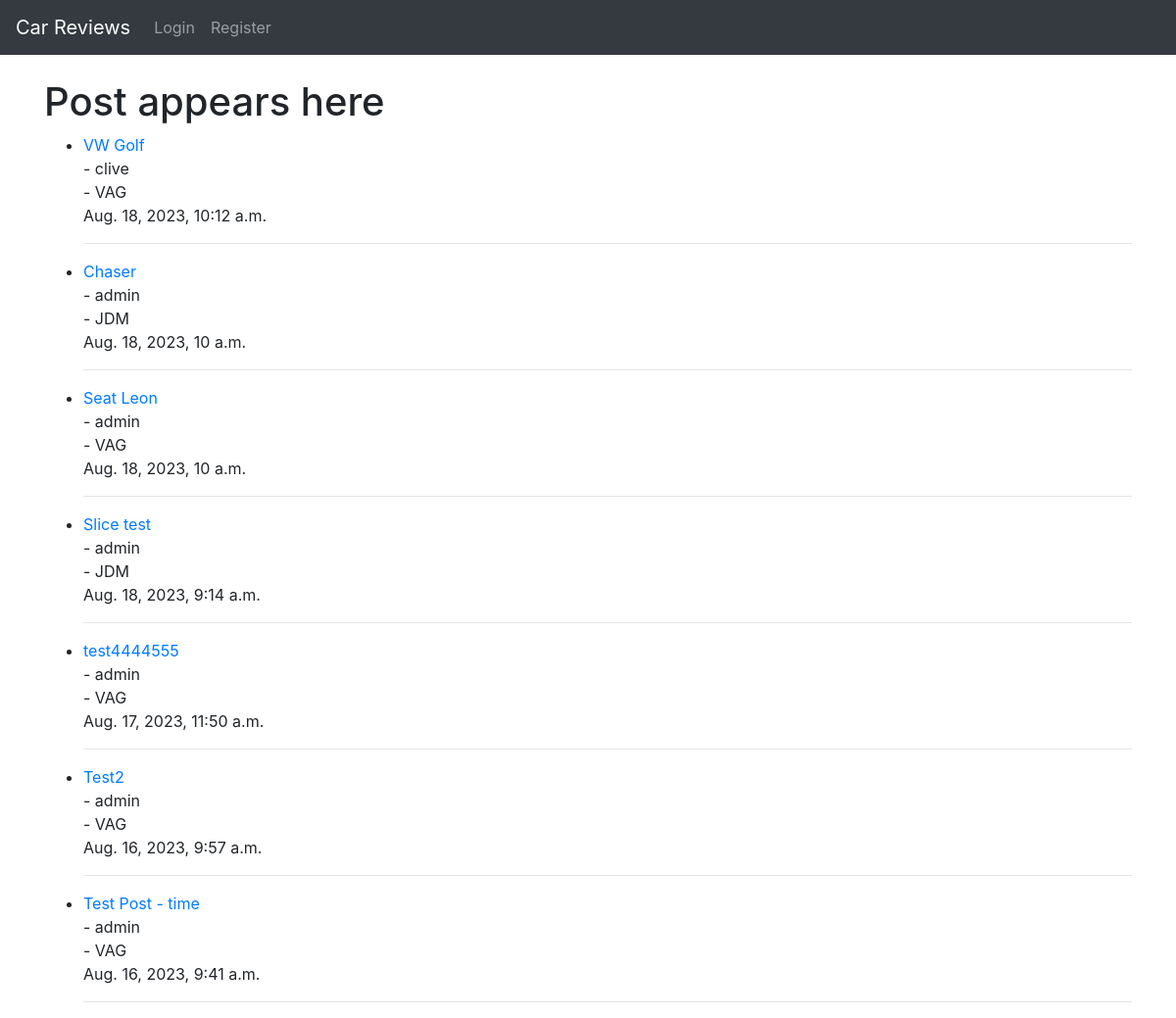
The app's page /, older data.
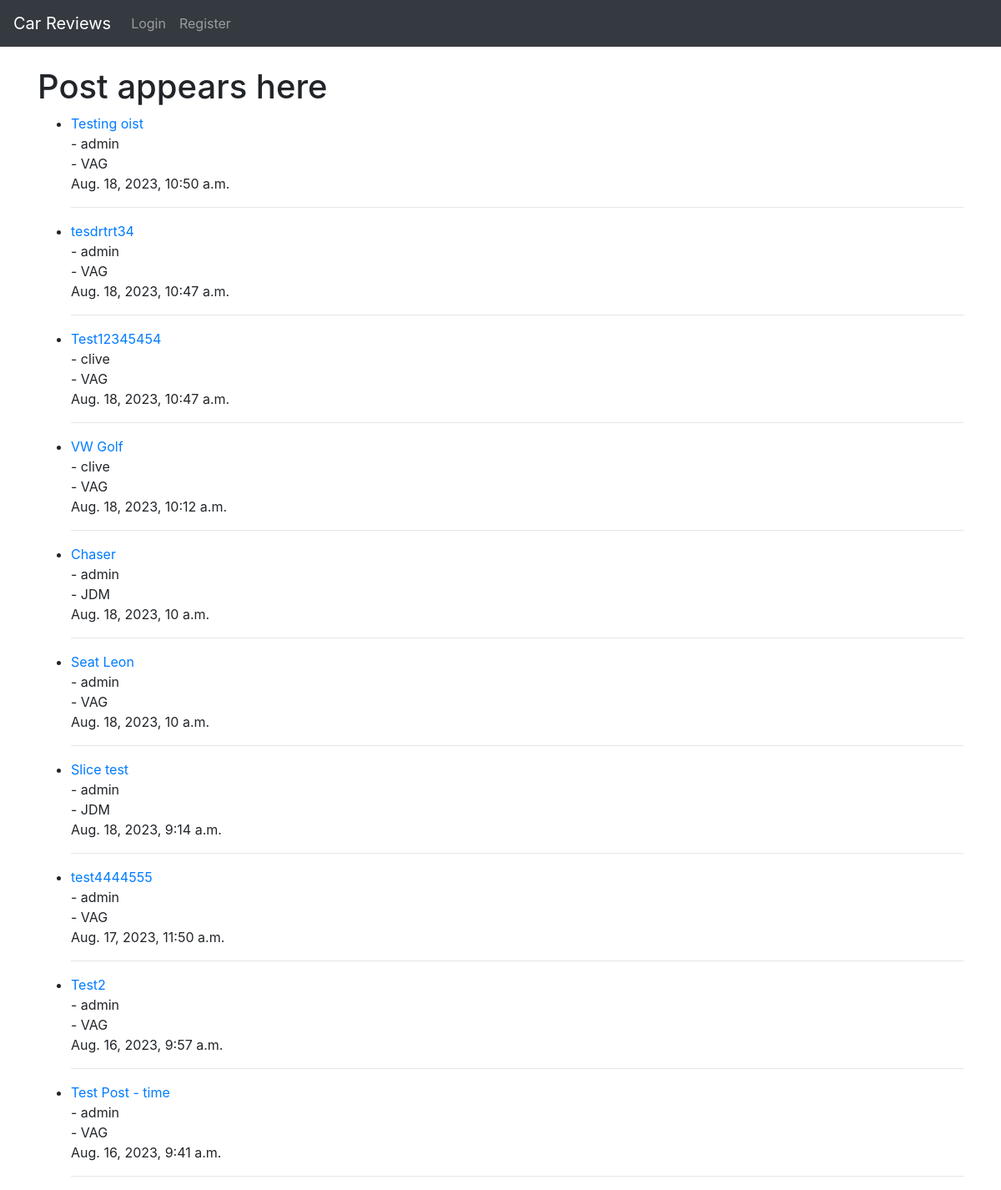
The same page, newer data.
### blog/models.py (models this page shows, shortened)
class Post(models.Model):
    title = models.CharField(max_length=200, unique=True)
    title_tag = models.CharField(max_length=200)
    author = models.ForeignKey(User, on_delete=models.CASCADE, related_name='blog_posts')
    created_on = models.DateTimeField(auto_now_add=True)
    updated_on = models.DateTimeField(auto_now_add=True)
    content = models.TextField()
    category = models.CharField(max_length=200, default='VAG')
    likes = models.ManyToManyField(User, related_name='carreview')

### blog/views.py (the view)
# urls.py: path('', view.as_view(), name='home'),
class view(ListView):
    model = Post
    template_name = 'index.html'
    ordering = ['-created_on']

### templates/index.html (shortened to what this page needs)
{% extends 'base.html' %}
    {% block content %}
    <h1>Post appears here</h1>
    <ul>
    {% for post in object_list %}
        <li><a href="{% url 'post-details' post.pk %}">{{ post.title }}</a> <br>- {{ post.author }} <br>- {{ post.category }}<br/>{{ post.content|slice:":0 "}} {{ post.created_on }}<hr></li>
    {% endfor %}
    </ul>
    {% endblock %}

### templates/base.html (shortened to what this page needs)
<!doctype html>
<html lang="en">
<head>
    <link rel="stylesheet" href="https://cdn.jsdelivr.net/npm/bootstrap@4.6.2/dist/css/bootstrap.min.css"
>
</head>
<body>
    <nav class="navbar navbar-expand-lg navbar-dark bg-dark">
        <a class="navbar-brand" href="{% url 'home' %}">Car Reviews</a>
        <div class="collapse navbar-collapse" id="navbarNav">
            <ul class="navbar-nav">
                {% if user.is_authenticated %}
                <li class="nav-item">
                    <a class="nav-link" href="{% url 'create_post' %}">Create Post</a>
                </li>
                <li class="nav-item">
                    <a class="nav-link" href="{% url 'logout' %}">Logout</a>
                </li>
                {% else %}
                <li class="nav-item">
                    <a class="nav-link" href="{% url 'login' %}">Login</a>
                </li>
                <li class="nav-item">
                    <a class="nav-link" href="{% url 'register' %}">Register</a>
                </li>
                {% endif %}
            </ul>
        </div>
    </nav>
    <br />
    <div class="container">
        {% block content %}
        {% endblock %}
    </div>
</body>
</html>

Row changes from the older to the newer data that the page shows:
added Post: title "Testing oist", author "admin", category "VAG", created_on "Aug. 18, 2023, 10:50 a.m."
added Post: title "tesdrtrt34", author "admin", category "VAG", created_on "Aug. 18, 2023, 10:47 a.m."
added Post: title "Test12345454", author "clive", category "VAG", created_on "Aug. 18, 2023, 10:47 a.m."
